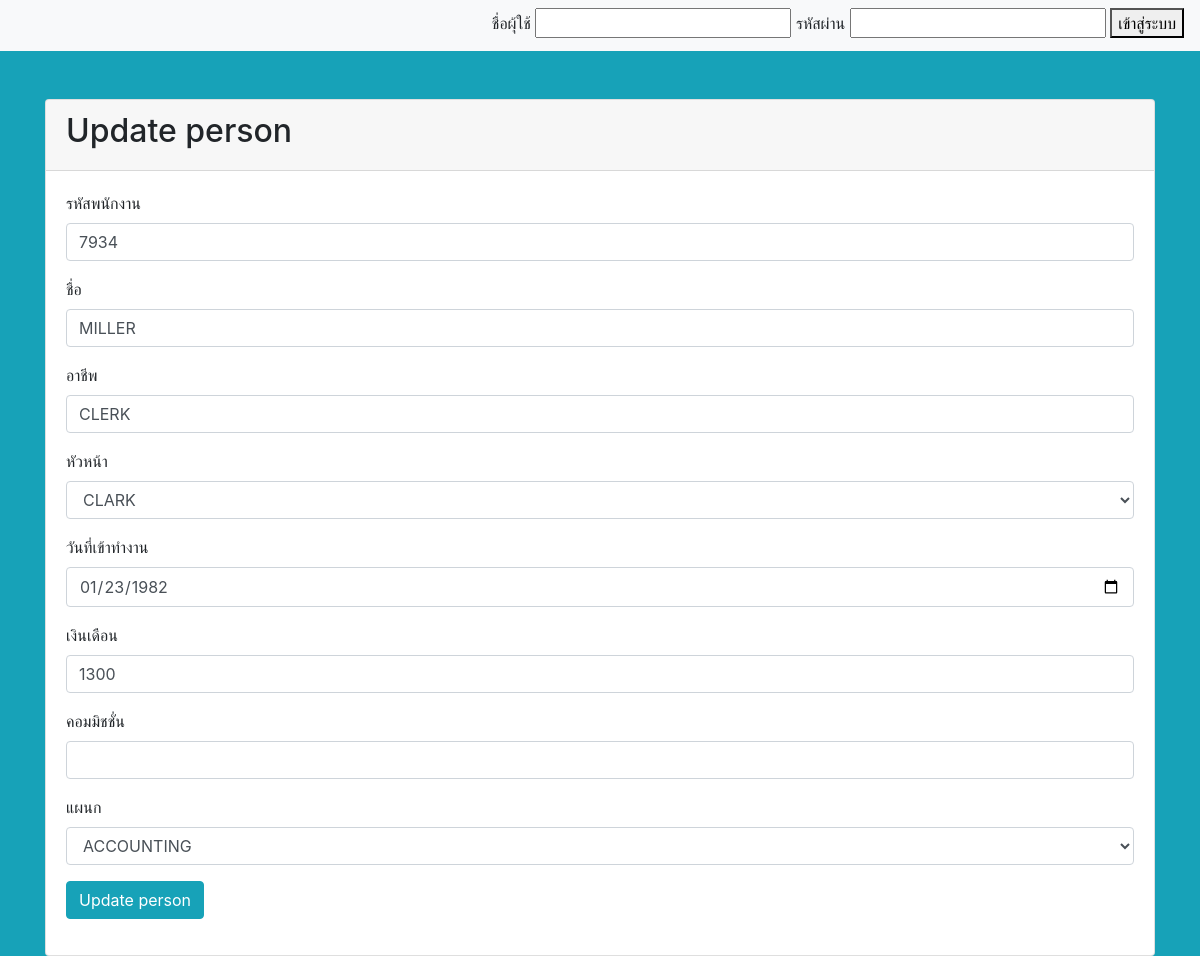
Screenshot of /edit.php?EMPNO=7934 with the database file from the repository.
### tables this page shows
CREATE TABLE `emp` (
  `EMPNO` varchar(4) NOT NULL DEFAULT '',
  `ENAME` varchar(20) DEFAULT NULL,
  `JOB` varchar(15) DEFAULT NULL,
  `MGR` varchar(4) DEFAULT NULL,
  `HIREDATE` date DEFAULT NULL,
  `SAL` int(5) DEFAULT NULL,
  `COMM` int(5) DEFAULT NULL,
  `DEPTNO` char(2) NOT NULL DEFAULT '',
  `USERNAME` varchar(20) NOT NULL,
  `PASSWORD` varchar(64) NOT NULL,
  `ROLE` varchar(20) NOT NULL
);

CREATE TABLE `dept` (
  `DEPTNO` char(2) NOT NULL DEFAULT '',
  `DNAME` varchar(15) DEFAULT NULL,
  `LOC` varchar(10) DEFAULT NULL
);

### edit.php (the view, shortened to what this page needs)
<?php
require 'db.php';
$EMPNO = $_GET['EMPNO'];
$sql = 'SELECT * FROM emp WHERE EMPNO=:EMPNO';
$statement = $connection->prepare($sql);
$statement->execute([':EMPNO' => $EMPNO, ]);
$person = $statement->fetch(PDO::FETCH_OBJ);
 ?>
<?php require 'header.php'; ?>
<div class="container">
  <div class="card mt-5">
    <div class="card-header">
      <h2>Update person</h2>
    </div>
    <div class="card-body">
      <form method="post">
        <div class="form-group">
          <label for="EMPNO">รหัสพนักงาน</label>
          <input value="<?= $person->EMPNO?>" type="text" name="EMPNO" id="EMPNO" class="form-control">
        </div>
        <div class="form-group">
          <label for="ENAME">ชื่อ</label>
          <input  value="<?= $person->ENAME?>"type="text" name="ENAME" id="ENAME" class="form-control">
        </div>
        <div class="form-group">
          <label for="JOB">อาชีพ</label>
          <input value="<?= $person->JOB?>" type="text" name="JOB" id="JOB" class="form-control">
        </div>
        <div class="form-group">
          <label for="MGR">หัวหน้า</label><br>
          <?php
            $sql = "select EMPNO,ENAME from emp where JOB = 'MANAGER' OR JOB ='PRESSIDENT' ";
            $statement = $connection->prepare($sql);
            $statement->execute();
            $emp = $statement->fetchAll(PDO::FETCH_OBJ);
          ?>
          <select name ="MGR" class = "form-control">
            <?php
            foreach($emp as $emp){
            ?>
              <option value="<?=$emp->EMPNO?>"<?php if($emp->EMPNO == $person->MGR) echo "selected"?> ><?=$emp->ENAME?></option>
            <?php
            }
            ?>
          </select>
        </div>
        <div class="form-group">
          <label for="HIREDATE">วันที่เข้าทำงาน</label>
          <input value="<?= $person->HIREDATE?>" type="date" name="HIREDATE" id="HIREDATE" class="form-control">
        </div>
        <div class="form-group">
          <label for="SAL">เงินเดือน</label>
          <input  value="<?= $person->SAL?>"type="number" step="any" name="SAL" id="SAL" class="form-control">
        </div>
        <div class="form-group">
          <label for="COMM">คอมมิชชั่น</label>
          <input value="<?= $person->COMM?>" type="number" step="any" name="COMM" id="COMM" class="form-control">
        </div>
        <div class="form-group">
          <label for="DEPTNO">แผนก</label><br>
        <select name="DEPTNO" id="DEPTNO" class = "form-control" >
           <?php
           $sql = "SELECT DEPTNO ,DNAME FROM dept";
           $statement = $connection->prepare($sql);
           $statement->execute();
           $dept = $statement->fetchAll(PDO::FETCH_OBJ);
           foreach($dept as $dept):
           ?>
                <option value="<?=$dept->DEPTNO?>" <?php if($dept->DEPTNO == $person->DEPTNO) echo "selected"?> ><?=$dept->DNAME?></option>
           <?php endforeach; ?>
        </select>
        </div>
        <div class="form-group">
          <button type="submit" class="btn btn-info">Update person</button>
        </div>
      </form>
    </div>
  </div>
</div>
<?php require 'footer.php'; ?>

### rows the page displays
emp: EMPNO "7934", ENAME "MILLER", JOB "CLERK", MGR "CLARK", HIREDATE "01/23/1982", SAL "1300", DEPTNO "ACCOUNTING"
